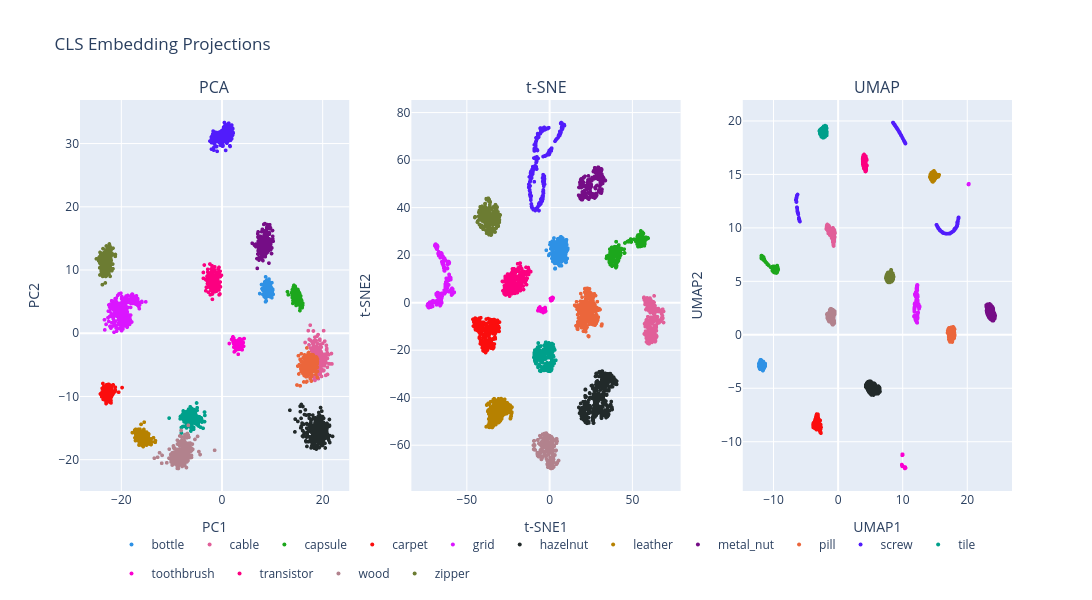

Notebook source saved alongside this figure:
### Code cell
pca_train = pca_2d[train_mask]
tsne_train = tsne_2d[train_mask]
umap_train = umap_2d[train_mask]

cls_fig = make_subplots(
    rows=1,
    cols=3,
    subplot_titles=("PCA", "t-SNE", "UMAP")
)

colors = px.colors.qualitative.Dark24

category_colors = {cat: colors[i % len(colors)] for i, cat in enumerate(categories)}
plot_meta = [("PCA", pca_train, 1), ("t-SNE", tsne_train, 2), ("UMAP", umap_train, 3)]

for idx, (method_name, coords, col) in enumerate(plot_meta):
    for category in categories:
        mask = train_meta["category"] == category

        cls_fig.add_trace(
            go.Scattergl(
                x=coords[mask, 0],
                y=coords[mask, 1],
                mode="markers",
                name=category,
                legendgroup=category,
                showlegend=(method_name == "PCA"),
                customdata=np.stack([
                    train_meta.loc[mask, "category"],
                    train_meta.loc[mask, "path"]
                ], axis=1),
                hovertemplate=(
                    "Category: %{customdata[0]}" +
                    "<br>Path: %{customdata[1]}" +
                    "<extra></extra>"
                ),
                marker=dict(
                    size=4,
                    color=category_colors[category]
                    )
            ),
            row=1,
            col=col
        )

cls_fig.update_xaxes(title_text="PC1", row=1, col=1)
cls_fig.update_yaxes(title_text="PC2", row=1, col=1)

cls_fig.update_xaxes(title_text="t-SNE1", row=1, col=2)
cls_fig.update_yaxes(title_text="t-SNE2", row=1, col=2)

cls_fig.update_xaxes(title_text="UMAP1", row=1, col=3)
cls_fig.update_yaxes(title_text="UMAP2", row=1, col=3)

cls_fig.update_layout(
    title="CLS Embedding Projections",
    width=1600, height=600,
    legend=dict(
        orientation="h",
        yanchor="top",
        y=-0.1,
        xanchor="center",
        x=0.5
    )
)

cls_fig.show()
cls_fig.write_image(IMAGE_DIR / "cls_embedding_comparison.svg")

### Figure 1 — Plotly figure (JSON) as saved in the notebook; plotly's stock layout.template omitted (floating-point values rounded to 4 significant figures; data arrays with more than 128 entries replaced by an {"elided": "..."} marker saying what was removed)
{"data": [{"customdata": {"elided": "209x2 str values"}, "hovertemplate": "Category: %{customdata[0]}<br>Path: %{customdata[1]}<extra></extra>", "legendgroup": "bottle", "marker": {"color": "#2E91E5", "size": 4}, "mode": "markers", "name": "bottle", "showlegend": true, "type": "scattergl", "x": {"elided": "209 float values"}, "xaxis": "x", "y": {"elided": "209 float values"}, "yaxis": "y"}, {"customdata": {"elided": "224x2 str values"}, "hovertemplate": "Category: %{customdata[0]}<br>Path: %{customdata[1]}<extra></extra>", "legendgroup": "cable", "marker": {"color": "#E15F99", "size": 4}, "mode": "markers", "name": "cable", "showlegend": true, "type": "scattergl", "x": {"elided": "224 float values"}, "xaxis": "x", "y": {"elided": "224 float values"}, "yaxis": "y"}, {"customdata": {"elided": "219x2 str values"}, "hovertemplate": "Category: %{customdata[0]}<br>Path: %{customdata[1]}<extra></extra>", "legendgroup": "capsule", "marker": {"color": "#1CA71C", "size": 4}, "mode": "markers", "name": "capsule", "showlegend": true, "type": "scattergl", "x": {"elided": "219 float values"}, "xaxis": "x", "y": {"elided": "219 float values"}, "yaxis": "y"}, {"customdata": {"elided": "280x2 str values"}, "hovertemplate": "Category: %{customdata[0]}<br>Path: %{customdata[1]}<extra></extra>", "legendgroup": "carpet", "marker": {"color": "#FB0D0D", "size": 4}, "mode": "markers", "name": "carpet", "showlegend": true, "type": "scattergl", "x": {"elided": "280 float values"}, "xaxis": "x", "y": {"elided": "280 float values"}, "yaxis": "y"}, {"customdata": {"elided": "264x2 str values"}, "hovertemplate": "Category: %{customdata[0]}<br>Path: %{customdata[1]}<extra></extra>", "legendgroup": "grid", "marker": {"color": "#DA16FF", "size": 4}, "mode": "markers", "name": "grid", "showlegend": true, "type": "scattergl", "x": {"elided": "264 float values"}, "xaxis": "x", "y": {"elided": "264 float values"}, "yaxis": "y"}, {"customdata": {"elided": "391x2 str values"}, "hovertemplate": "Category: %{customdata[0]}<br>Path: %{customdata[1]}<extra></extra>", "legendgroup": "hazelnut", "marker": {"color": "#222A2A", "size": 4}, "mode": "markers", "name": "hazelnut", "showlegend": true, "type": "scattergl", "x": {"elided": "391 float values"}, "xaxis": "x", "y": {"elided": "391 float values"}, "yaxis": "y"}, {"customdata": {"elided": "245x2 str values"}, "hovertemplate": "Category: %{customdata[0]}<br>Path: %{customdata[1]}<extra></extra>", "legendgroup": "leather", "marker": {"color": "#B68100", "size": 4}, "mode": "markers", "name": "leather", "showlegend": true, "type": "scattergl", "x": {"elided": "245 float values"}, "xaxis": "x", "y": {"elided": "245 float values"}, "yaxis": "y"}, {"customdata": {"elided": "220x2 str values"}, "hovertemplate": "Category: %{customdata[0]}<br>Path: %{customdata[1]}<extra></extra>", "legendgroup": "metal_nut", "marker": {"color": "#750D86", "size": 4}, "mode": "markers", "name": "metal_nut", "showlegend": true, "type": "scattergl", "x": {"elided": "220 float values"}, "xaxis": "x", "y": {"elided": "220 float values"}, "yaxis": "y"}, {"customdata": {"elided": "267x2 str values"}, "hovertemplate": "Category: %{customdata[0]}<br>Path: %{customdata[1]}<extra></extra>", "legendgroup": "pill", "marker": {"color": "#EB663B", "size": 4}, "mode": "markers", "name": "pill", "showlegend": true, "type": "scattergl", "x": {"elided": "267 float values"}, "xaxis": "x", "y": {"elided": "267 float values"}, "yaxis": "y"}, {"customdata": {"elided": "320x2 str values"}, "hovertemplate": "Category: %{customdata[0]}<br>Path: %{customdata[1]}<extra></extra>", "legendgroup": "screw", "marker": {"color": "#511CFB", "size": 4}, "mode": "markers", "name": "screw", "showlegend": true, "type": "scattergl", "x": {"elided": "320 float values"}, "xaxis": "x", "y": {"elided": "320 float values"}, "yaxis": "y"}, {"customdata": {"elided": "230x2 str values"}, "hovertemplate": "Category: %{customdata[0]}<br>Path: %{customdata[1]}<extra></extra>", "legendgroup": "tile", "marker": {"color": "#00A08B", "size": 4}, "mode": "markers", "name": "tile", "showlegend": true, "type": "scattergl", "x": {"elided": "230 float values"}, "xaxis": "x", "y": {"elided": "230 float values"}, "yaxis": "y"}, {"customdata": [["toothbrush", "data\\mvtec_ad\\toothbrush\\train\\good\\000.png"], ["toothbrush", "data\\mvtec_ad\\toothbrush\\train\\good\\001.png"], ["toothbrush", "data\\mvtec_ad\\toothbrush\\train\\good\\002.png"], ["toothbrush", "data\\mvtec_ad\\toothbrush\\train\\good\\003.png"], ["toothbrush", "data\\mvtec_ad\\toothbrush\\train\\good\\004.png"], ["toothbrush", "data\\mvtec_ad\\toothbrush\\train\\good\\005.png"], ["toothbrush", "data\\mvtec_ad\\toothbrush\\train\\good\\006.png"], ["toothbrush", "data\\mvtec_ad\\toothbrush\\train\\good\\007.png"], ["toothbrush", "data\\mvtec_ad\\toothbrush\\train\\good\\008.png"], ["toothbrush", "data\\mvtec_ad\\toothbrush\\train\\good\\009.png"], ["toothbrush", "data\\mvtec_ad\\toothbrush\\train\\good\\010.png"], ["toothbrush", "data\\mvtec_ad\\toothbrush\\train\\good\\011.png"], ["toothbrush", "data\\mvtec_ad\\toothbrush\\train\\good\\012.png"], ["toothbrush", "data\\mvtec_ad\\toothbrush\\train\\good\\013.png"], ["toothbrush", "data\\mvtec_ad\\toothbrush\\train\\good\\014.png"], ["toothbrush", "data\\mvtec_ad\\toothbrush\\train\\good\\015.png"], ["toothbrush", "data\\mvtec_ad\\toothbrush\\train\\good\\016.png"], ["toothbrush", "data\\mvtec_ad\\toothbrush\\train\\good\\017.png"], ["toothbrush", "data\\mvtec_ad\\toothbrush\\train\\good\\018.png"], ["toothbrush", "data\\mvtec_ad\\toothbrush\\train\\good\\019.png"], ["toothbrush", "data\\mvtec_ad\\toothbrush\\train\\good\\020.png"], ["toothbrush", "data\\mvtec_ad\\toothbrush\\train\\good\\021.png"], ["toothbrush", "data\\mvtec_ad\\toothbrush\\train\\good\\022.png"], ["toothbrush", "data\\mvtec_ad\\toothbrush\\train\\good\\023.png"], ["toothbrush", "data\\mvtec_ad\\toothbrush\\train\\good\\024.png"], ["toothbrush", "data\\mvtec_ad\\toothbrush\\train\\good\\025.png"], ["toothbrush", "data\\mvtec_ad\\toothbrush\\train\\good\\026.png"], ["toothbrush", "data\\mvtec_ad\\toothbrush\\train\\good\\027.png"], ["toothbrush", "data\\mvtec_ad\\toothbrush\\train\\good\\028.png"], ["toothbrush", "data\\mvtec_ad\\toothbrush\\train\\good\\029.png"], ["toothbrush", "data\\mvtec_ad\\toothbrush\\train\\good\\030.png"], ["toothbrush", "data\\mvtec_ad\\toothbrush\\train\\good\\031.png"], ["toothbrush", "data\\mvtec_ad\\toothbrush\\train\\good\\032.png"], ["toothbrush", "data\\mvtec_ad\\toothbrush\\train\\good\\033.png"], ["toothbrush", "data\\mvtec_ad\\toothbrush\\train\\good\\034.png"], ["toothbrush", "data\\mvtec_ad\\toothbrush\\train\\good\\035.png"], ["toothbrush", "data\\mvtec_ad\\toothbrush\\train\\good\\036.png"], ["toothbrush", "data\\mvtec_ad\\toothbrush\\train\\good\\037.png"], ["toothbrush", "data\\mvtec_ad\\toothbrush\\train\\good\\038.png"], ["toothbrush", "data\\mvtec_ad\\toothbrush\\train\\good\\039.png"], ["toothbrush", "data\\mvtec_ad\\toothbrush\\train\\good\\040.png"], ["toothbrush", "data\\mvtec_ad\\toothbrush\\train\\good\\041.png"], ["toothbrush", "data\\mvtec_ad\\toothbrush\\train\\good\\042.png"], ["toothbrush", "data\\mvtec_ad\\toothbrush\\train\\good\\043.png"], ["toothbrush", "data\\mvtec_ad\\toothbrush\\train\\good\\044.png"], ["toothbrush", "data\\mvtec_ad\\toothbrush\\train\\good\\045.png"], ["toothbrush", "data\\mvtec_ad\\toothbrush\\train\\good\\046.png"], ["toothbrush", "data\\mvtec_ad\\toothbrush\\train\\good\\047.png"], ["toothbrush", "data\\mvtec_ad\\toothbrush\\train\\good\\048.png"], ["toothbrush", "data\\mvtec_ad\\toothbrush\\train\\good\\049.png"], ["toothbrush", "data\\mvtec_ad\\toothbrush\\train\\good\\050.png"], ["toothbrush", "data\\mvtec_ad\\toothbrush\\train\\good\\051.png"], ["toothbrush", "data\\mvtec_ad\\toothbrush\\train\\good\\052.png"], ["toothbrush", "data\\mvtec_ad\\toothbrush\\train\\good\\053.png"], ["toothbrush", "data\\mvtec_ad\\toothbrush\\train\\good\\054.png"], ["toothbrush", "data\\mvtec_ad\\toothbrush\\train\\good\\055.png"], ["toothbrush", "data\\mvtec_ad\\toothbrush\\train\\good\\056.png"], ["toothbrush", "data\\mvtec_ad\\toothbrush\\train\\good\\057.png"], ["toothbrush", "data\\mvtec_ad\\toothbrush\\train\\good\\058.png"], ["toothbrush", "data\\mvtec_ad\\toothbrush\\train\\good\\059.png"]], "hovertemplate": "Category: %{customdata[0]}<br>Path: %{customdata[1]}<extra></extra>", "legendgroup": "toothbrush", "marker": {"color": "#FB00D1", "size": 4}, "mode": "markers", "name": "toothbrush", "showlegend": true, "type": "scattergl", "x": [3.384, 2.903, 2.809, 2.375, 2.233, 3.983, 3.675, 1.477, 2.632, 2.447, 2.248, 1.941, 2.678, 2.912, 2.703, 3.262, 2.496, 3.5, 2.198, 2.363, 3.39, 3.249, 3.24, 3.372, 3.436, 3.313, 2.465, 2.459, 3.522, 4.02, 4.324, 4.253, 2.38, 3.897, 2.682, 3.174, 4.418, 3.652, 3.164, 3.375, 3.932, 2.596, 3.974, 3.218, 3.769, 3.08, 3.301, 2.894, 2.856, 3.98, 2.645, 3.535, 2.69, 3.149, 2.265, 4.235, 3.537, 3.299, 3.247, 2.439], "xaxis": "x", "y": [-1.008, -1.247, -1.507, -1.692, -1.368, -0.9957, -1.341, -1.626, -2.002, -1.265, -1.344, -0.9773, -1.555, -2.02, -1.172, -1.383, -2.217, -0.9776, -0.5694, -0.7853, -1.745, -3.327, -2.171, -1.984, -1.86, -1.418, -2.944, -2.147, -1.653, -2.624, -2.064, -1.483, -2.21, -1.888, -2.127, -1.571, -0.8486, -1.917, -2.431, -1.46, -1.295, -1.91, -1.226, -2.051, -2.167, -2.42, -2.157, -1.423, -1.566, -2.339, -2.775, -0.8798, -1.663, -2.563, -1.429, -2.092, -2.52, -1.592, -1.918, -1.413], "yaxis": "y"}, {"customdata": {"elided": "213x2 str values"}, "hovertemplate": "Category: %{customdata[0]}<br>Path: %{customdata[1]}<extra></extra>", "legendgroup": "transistor", "marker": {"color": "#FC0080", "size": 4}, "mode": "markers", "name": "transistor", "showlegend": true, "type": "scattergl", "x": {"elided": "213 float values"}, "xaxis": "x", "y": {"elided": "213 float values"}, "yaxis": "y"}, {"customdata": {"elided": "247x2 str values"}, "hovertemplate": "Category: %{customdata[0]}<br>Path: %{customdata[1]}<extra></extra>", "legendgroup": "wood", "marker": {"color": "#B2828D", "size": 4}, "mode": "markers", "name": "wood", "showlegend": true, "type": "scattergl", "x": {"elided": "247 float values"}, "xaxis": "x", "y": {"elided": "247 float values"}, "yaxis": "y"}, {"customdata": {"elided": "240x2 str values"}, "hovertemplate": "Category: %{customdata[0]}<br>Path: %{customdata[1]}<extra></extra>", "legendgroup": "zipper", "marker": {"color": "#6C7C32", "size": 4}, "mode": "markers", "name": "zipper", "showlegend": true, "type": "scattergl", "x": {"elided": "240 float values"}, "xaxis": "x", "y": {"elided": "240 float values"}, "yaxis": "y"}, {"customdata": {"elided": "209x2 str values"}, "hovertemplate": "Category: %{customdata[0]}<br>Path: %{customdata[1]}<extra></extra>", "legendgroup": "bottle", "marker": {"color": "#2E91E5", "size": 4}, "mode": "markers", "name": "bottle", "showlegend": false, "type": "scattergl", "x": {"elided": "209 float values"}, "xaxis": "x2", "y": {"elided": "209 float values"}, "yaxis": "y2"}, {"customdata": {"elided": "224x2 str values"}, "hovertemplate": "Category: %{customdata[0]}<br>Path: %{customdata[1]}<extra></extra>", "legendgroup": "cable", "marker": {"color": "#E15F99", "size": 4}, "mode": "markers", "name": "cable", "showlegend": false, "type": "scattergl", "x": {"elided": "224 float values"}, "xaxis": "x2", "y": {"elided": "224 float values"}, "yaxis": "y2"}, {"customdata": {"elided": "219x2 str values"}, "hovertemplate": "Category: %{customdata[0]}<br>Path: %{customdata[1]}<extra></extra>", "legendgroup": "capsule", "marker": {"color": "#1CA71C", "size": 4}, "mode": "markers", "name": "capsule", "showlegend": false, "type": "scattergl", "x": {"elided": "219 float values"}, "xaxis": "x2", "y": {"elided": "219 float values"}, "yaxis": "y2"}, {"customdata": {"elided": "280x2 str values"}, "hovertemplate": "Category: %{customdata[0]}<br>Path: %{customdata[1]}<extra></extra>", "legendgroup": "carpet", "marker": {"color": "#FB0D0D", "size": 4}, "mode": "markers", "name": "carpet", "showlegend": false, "type": "scattergl", "x": {"elided": "280 float values"}, "xaxis": "x2", "y": {"elided": "280 float values"}, "yaxis": "y2"}, {"customdata": {"elided": "264x2 str values"}, "hovertemplate": "Category: %{customdata[0]}<br>Path: %{customdata[1]}<extra></extra>", "legendgroup": "grid", "marker": {"color": "#DA16FF", "size": 4}, "mode": "markers", "name": "grid", "showlegend": false, "type": "scattergl", "x": {"elided": "264 float values"}, "xaxis": "x2", "y": {"elided": "264 float values"}, "yaxis": "y2"}, {"customdata": {"elided": "391x2 str values"}, "hovertemplate": "Category: %{customdata[0]}<br>Path: %{customdata[1]}<extra></extra>", "legendgroup": "hazelnut", "marker": {"color": "#222A2A", "size": 4}, "mode": "markers", "name": "hazelnut", "showlegend": false, "type": "scattergl", "x": {"elided": "391 float values"}, "xaxis": "x2", "y": {"elided": "391 float values"}, "yaxis": "y2"}, {"customdata": {"elided": "245x2 str values"}, "hovertemplate": "Category: %{customdata[0]}<br>Path: %{customdata[1]}<extra></extra>", "legendgroup": "leather", "marker": {"color": "#B68100", "size": 4}, "mode": "markers", "name": "leather", "showlegend": false, "type": "scattergl", "x": {"elided": "245 float values"}, "xaxis": "x2", "y": {"elided": "245 float values"}, "yaxis": "y2"}, {"customdata": {"elided": "220x2 str values"}, "hovertemplate": "Category: %{customdata[0]}<br>Path: %{customdata[1]}<extra></extra>", "legendgroup": "metal_nut", "marker": {"color": "#750D86", "size": 4}, "mode": "markers", "name": "metal_nut", "showlegend": false, "type": "scattergl", "x": {"elided": "220 float values"}, "xaxis": "x2", "y": {"elided": "220 float values"}, "yaxis": "y2"}, {"customdata": {"elided": "267x2 str values"}, "hovertemplate": "Category: %{customdata[0]}<br>Path: %{customdata[1]}<extra></extra>", "legendgroup": "pill", "marker": {"color": "#EB663B", "size": 4}, "mode": "markers", "name": "pill", "showlegend": false, "type": "scattergl", "x": {"elided": "267 float values"}, "xaxis": "x2", "y": {"elided": "267 float values"}, "yaxis": "y2"}, {"customdata": {"elided": "320x2 str values"}, "hovertemplate": "Category: %{customdata[0]}<br>Path: %{customdata[1]}<extra></extra>", "legendgroup": "screw", "marker": {"color": "#511CFB", "size": 4}, "mode": "markers", "name": "screw", "showlegend": false, "type": "scattergl", "x": {"elided": "320 float values"}, "xaxis": "x2", "y": {"elided": "320 float values"}, "yaxis": "y2"}, {"customdata": {"elided": "230x2 str values"}, "hovertemplate": "Category: %{customdata[0]}<br>Path: %{customdata[1]}<extra></extra>", "legendgroup": "tile", "marker": {"color": "#00A08B", "size": 4}, "mode": "markers", "name": "tile", "showlegend": false, "type": "scattergl", "x": {"elided": "230 float values"}, "xaxis": "x2", "y": {"elided": "230 float values"}, "yaxis": "y2"}, {"customdata": [["toothbrush", "data\\mvtec_ad\\toothbrush\\train\\good\\000.png"], ["toothbrush", "data\\mvtec_ad\\toothbrush\\train\\good\\001.png"], ["toothbrush", "data\\mvtec_ad\\toothbrush\\train\\good\\002.png"], ["toothbrush", "data\\mvtec_ad\\toothbrush\\train\\good\\003.png"], ["toothbrush", "data\\mvtec_ad\\toothbrush\\train\\good\\004.png"], ["toothbrush", "data\\mvtec_ad\\toothbrush\\train\\good\\005.png"], ["toothbrush", "data\\mvtec_ad\\toothbrush\\train\\good\\006.png"], ["toothbrush", "data\\mvtec_ad\\toothbrush\\train\\good\\007.png"], ["toothbrush", "data\\mvtec_ad\\toothbrush\\train\\good\\008.png"], ["toothbrush", "data\\mvtec_ad\\toothbrush\\train\\good\\009.png"], ["toothbrush", "data\\mvtec_ad\\toothbrush\\train\\good\\010.png"], ["toothbrush", "data\\mvtec_ad\\toothbrush\\train\\good\\011.png"], ["toothbrush", "data\\mvtec_ad\\toothbrush\\train\\good\\012.png"], ["toothbrush", "data\\mvtec_ad\\toothbrush\\train\\good\\013.png"], ["toothbrush", "data\\mvtec_ad\\toothbrush\\train\\good\\014.png"], ["toothbrush", "data\\mvtec_ad\\toothbrush\\train\\good\\015.png"], ["toothbrush", "data\\mvtec_ad\\toothbrush\\train\\good\\016.png"], ["toothbrush", "data\\mvtec_ad\\toothbrush\\train\\good\\017.png"], ["toothbrush", "data\\mvtec_ad\\toothbrush\\train\\good\\018.png"], ["toothbrush", "data\\mvtec_ad\\toothbrush\\train\\good\\019.png"], ["toothbrush", "data\\mvtec_ad\\toothbrush\\train\\good\\020.png"], ["toothbrush", "data\\mvtec_ad\\toothbrush\\train\\good\\021.png"], ["toothbrush", "data\\mvtec_ad\\toothbrush\\train\\good\\022.png"], ["toothbrush", "data\\mvtec_ad\\toothbrush\\train\\good\\023.png"], ["toothbrush", "data\\mvtec_ad\\toothbrush\\train\\good\\024.png"], ["toothbrush", "data\\mvtec_ad\\toothbrush\\train\\good\\025.png"], ["toothbrush", "data\\mvtec_ad\\toothbrush\\train\\good\\026.png"], ["toothbrush", "data\\mvtec_ad\\toothbrush\\train\\good\\027.png"], ["toothbrush", "data\\mvtec_ad\\toothbrush\\train\\good\\028.png"], ["toothbrush", "data\\mvtec_ad\\toothbrush\\train\\good\\029.png"], ["toothbrush", "data\\mvtec_ad\\toothbrush\\train\\good\\030.png"], ["toothbrush", "data\\mvtec_ad\\toothbrush\\train\\good\\031.png"], ["toothbrush", "data\\mvtec_ad\\toothbrush\\train\\good\\032.png"], ["toothbrush", "data\\mvtec_ad\\toothbrush\\train\\good\\033.png"], ["toothbrush", "data\\mvtec_ad\\toothbrush\\train\\good\\034.png"], ["toothbrush", "data\\mvtec_ad\\toothbrush\\train\\good\\035.png"], ["toothbrush", "data\\mvtec_ad\\toothbrush\\train\\good\\036.png"], ["toothbrush", "data\\mvtec_ad\\toothbrush\\train\\good\\037.png"], ["toothbrush", "data\\mvtec_ad\\toothbrush\\train\\good\\038.png"], ["toothbrush", "data\\mvtec_ad\\toothbrush\\train\\good\\039.png"], ["toothbrush", "data\\mvtec_ad\\toothbrush\\train\\good\\040.png"], ["toothbrush", "data\\mvtec_ad\\toothbrush\\train\\good\\041.png"], ["toothbrush", "data\\mvtec_ad\\toothbrush\\train\\good\\042.png"], ["toothbrush", "data\\mvtec_ad\\toothbrush\\train\\good\\043.png"], ["toothbrush", "data\\mvtec_ad\\toothbrush\\train\\good\\044.png"], ["toothbrush", "data\\mvtec_ad\\toothbrush\\train\\good\\045.png"], ["toothbrush", "data\\mvtec_ad\\toothbrush\\train\\good\\046.png"], ["toothbrush", "data\\mvtec_ad\\toothbrush\\train\\good\\047.png"], ["toothbrush", "data\\mvtec_ad\\toothbrush\\train\\good\\048.png"], ["toothbrush", "data\\mvtec_ad\\toothbrush\\train\\good\\049.png"], ["toothbrush", "data\\mvtec_ad\\toothbrush\\train\\good\\050.png"], ["toothbrush", "data\\mvtec_ad\\toothbrush\\train\\good\\051.png"], ["toothbrush", "data\\mvtec_ad\\toothbrush\\train\\good\\052.png"], ["toothbrush", "data\\mvtec_ad\\toothbrush\\train\\good\\053.png"], ["toothbrush", "data\\mvtec_ad\\toothbrush\\train\\good\\054.png"], ["toothbrush", "data\\mvtec_ad\\toothbrush\\train\\good\\055.png"], ["toothbrush", "data\\mvtec_ad\\toothbrush\\train\\good\\056.png"], ["toothbrush", "data\\mvtec_ad\\toothbrush\\train\\good\\057.png"], ["toothbrush", "data\\mvtec_ad\\toothbrush\\train\\good\\058.png"], ["toothbrush", "data\\mvtec_ad\\toothbrush\\train\\good\\059.png"]], "hovertemplate": "Category: %{customdata[0]}<br>Path: %{customdata[1]}<extra></extra>", "legendgroup": "toothbrush", "marker": {"color": "#FB00D1", "size": 4}, "mode": "markers", "name": "toothbrush", "showlegend": false, "type": "scattergl", "x": [1.218, 1.19, 1.372, 2.019, 1.096, 0.8243, 1.683, 1.04, 1.65, 1.077, 1.294, 1.266, 1.261, 1.446, 1.897, 1.648, 2.381, 2.302, 1.737, 1.647, -2.363, -2.463, -3.627, -3.391, -2.705, -3.837, -2.523, -3.559, -2.393, -2.53, -2.799, -2.824, -2.433, -2.63, -2.108, -2.573, -3.281, -3.096, -3.613, -3.242, -5.608, -4.95, -5.63, -5.997, -6.311, -5.538, -5.096, -5.453, -5.786, -6.67, -5.583, -5.486, -5.728, -6.52, -5.198, -6.75, -5.979, -4.937, -5.738, -5.358], "xaxis": "x2", "y": [1.543, 1.172, 1.943, 2.185, 0.8241, 1.724, 1.324, 1.391, 1.208, 1.505, 1.432, 1.277, 0.9548, 0.9641, 1.823, 1.418, 2.056, 1.697, 1.017, 1.696, -2.773, -2.06, -3.978, -4.008, -3.554, -2.647, -3.809, -4.14, -3.345, -3.864, -2.683, -3.31, -2.602, -3.618, -3.579, -2.548, -2.779, -3.112, -4.133, -3.166, -2.687, -3.686, -3.08, -2.949, -2.362, -3.358, -3.379, -3.281, -3.184, -3.152, -1.839, -2.798, -3.062, -3.24, -3.016, -3.413, -2.334, -3.499, -3.041, -2.372], "yaxis": "y2"}, {"customdata": {"elided": "213x2 str values"}, "hovertemplate": "Category: %{customdata[0]}<br>Path: %{customdata[1]}<extra></extra>", "legendgroup": "transistor", "marker": {"color": "#FC0080", "size": 4}, "mode": "markers", "name": "transistor", "showlegend": false, "type": "scattergl", "x": {"elided": "213 float values"}, "xaxis": "x2", "y": {"elided": "213 float values"}, "yaxis": "y2"}, {"customdata": {"elided": "247x2 str values"}, "hovertemplate": "Category: %{customdata[0]}<br>Path: %{customdata[1]}<extra></extra>", "legendgroup": "wood", "marker": {"color": "#B2828D", "size": 4}, "mode": "markers", "name": "wood", "showlegend": false, "type": "scattergl", "x": {"elided": "247 float values"}, "xaxis": "x2", "y": {"elided": "247 float values"}, "yaxis": "y2"}, {"customdata": {"elided": "240x2 str values"}, "hovertemplate": "Category: %{customdata[0]}<br>Path: %{customdata[1]}<extra></extra>", "legendgroup": "zipper", "marker": {"color": "#6C7C32", "size": 4}, "mode": "markers", "name": "zipper", "showlegend": false, "type": "scattergl", "x": {"elided": "240 float values"}, "xaxis": "x2", "y": {"elided": "240 float values"}, "yaxis": "y2"}, {"customdata": {"elided": "209x2 str values"}, "hovertemplate": "Category: %{customdata[0]}<br>Path: %{customdata[1]}<extra></extra>", "legendgroup": "bottle", "marker": {"color": "#2E91E5", "size": 4}, "mode": "markers", "name": "bottle", "showlegend": false, "type": "scattergl", "x": {"elided": "209 float values"}, "xaxis": "x3", "y": {"elided": "209 float values"}, "yaxis": "y3"}, {"customdata": {"elided": "224x2 str values"}, "hovertemplate": "Category: %{customdata[0]}<br>Path: %{customdata[1]}<extra></extra>", "legendgroup": "cable", "marker": {"color": "#E15F99", "size": 4}, "mode": "markers", "name": "cable", "showlegend": false, "type": "scattergl", "x": {"elided": "224 float values"}, "xaxis": "x3", "y": {"elided": "224 float values"}, "yaxis": "y3"}, {"customdata": {"elided": "219x2 str values"}, "hovertemplate": "Category: %{customdata[0]}<br>Path: %{customdata[1]}<extra></extra>", "legendgroup": "capsule", "marker": {"color": "#1CA71C", "size": 4}, "mode": "markers", "name": "capsule", "showlegend": false, "type": "scattergl", "x": {"elided": "219 float values"}, "xaxis": "x3", "y": {"elided": "219 float values"}, "yaxis": "y3"}, {"customdata": {"elided": "280x2 str values"}, "hovertemplate": "Category: %{customdata[0]}<br>Path: %{customdata[1]}<extra></extra>", "legendgroup": "carpet", "marker": {"color": "#FB0D0D", "size": 4}, "mode": "markers", "name": "carpet", "showlegend": false, "type": "scattergl", "x": {"elided": "280 float values"}, "xaxis": "x3", "y": {"elided": "280 float values"}, "yaxis": "y3"}, {"customdata": {"elided": "264x2 str values"}, "hovertemplate": "Category: %{customdata[0]}<br>Path: %{customdata[1]}<extra></extra>", "legendgroup": "grid", "marker": {"color": "#DA16FF", "size": 4}, "mode": "markers", "name": "grid", "showlegend": false, "type": "scattergl", "x": {"elided": "264 float values"}, "xaxis": "x3", "y": {"elided": "264 float values"}, "yaxis": "y3"}, {"customdata": {"elided": "391x2 str values"}, "hovertemplate": "Category: %{customdata[0]}<br>Path: %{customdata[1]}<extra></extra>", "legendgroup": "hazelnut", "marker": {"color": "#222A2A", "size": 4}, "mode": "markers", "name": "hazelnut", "showlegend": false, "type": "scattergl", "x": {"elided": "391 float values"}, "xaxis": "x3", "y": {"elided": "391 float values"}, "yaxis": "y3"}, {"customdata": {"elided": "245x2 str values"}, "hovertemplate": "Category: %{customdata[0]}<br>Path: %{customdata[1]}<extra></extra>", "legendgroup": "leather", "marker": {"color": "#B68100", "size": 4}, "mode": "markers", "name": "leather", "showlegend": false, "type": "scattergl", "x": {"elided": "245 float values"}, "xaxis": "x3", "y": {"elided": "245 float values"}, "yaxis": "y3"}, {"customdata": {"elided": "220x2 str values"}, "hovertemplate": "Category: %{customdata[0]}<br>Path: %{customdata[1]}<extra></extra>", "legendgroup": "metal_nut", "marker": {"color": "#750D86", "size": 4}, "mode": "markers", "name": "metal_nut", "showlegend": false, "type": "scattergl", "x": {"elided": "220 float values"}, "xaxis": "x3", "y": {"elided": "220 float values"}, "yaxis": "y3"}, {"customdata": {"elided": "267x2 str values"}, "hovertemplate": "Category: %{customdata[0]}<br>Path: %{customdata[1]}<extra></extra>", "legendgroup": "pill", "marker": {"color": "#EB663B", "size": 4}, "mode": "markers", "name": "pill", "showlegend": false, "type": "scattergl", "x": {"elided": "267 float values"}, "xaxis": "x3", "y": {"elided": "267 float values"}, "yaxis": "y3"}, {"customdata": {"elided": "320x2 str values"}, "hovertemplate": "Category: %{customdata[0]}<br>Path: %{customdata[1]}<extra></extra>", "legendgroup": "screw", "marker": {"color": "#511CFB", "size": 4}, "mode": "markers", "name": "screw", "showlegend": false, "type": "scattergl", "x": {"elided": "320 float values"}, "xaxis": "x3", "y": {"elided": "320 float values"}, "yaxis": "y3"}, {"customdata": {"elided": "230x2 str values"}, "hovertemplate": "Category: %{customdata[0]}<br>Path: %{customdata[1]}<extra></extra>", "legendgroup": "tile", "marker": {"color": "#00A08B", "size": 4}, "mode": "markers", "name": "tile", "showlegend": false, "type": "scattergl", "x": {"elided": "230 float values"}, "xaxis": "x3", "y": {"elided": "230 float values"}, "yaxis": "y3"}, {"customdata": [["toothbrush", "data\\mvtec_ad\\toothbrush\\train\\good\\000.png"], ["toothbrush", "data\\mvtec_ad\\toothbrush\\train\\good\\001.png"], ["toothbrush", "data\\mvtec_ad\\toothbrush\\train\\good\\002.png"], ["toothbrush", "data\\mvtec_ad\\toothbrush\\train\\good\\003.png"], ["toothbrush", "data\\mvtec_ad\\toothbrush\\train\\good\\004.png"], ["toothbrush", "data\\mvtec_ad\\toothbrush\\train\\good\\005.png"], ["toothbrush", "data\\mvtec_ad\\toothbrush\\train\\good\\006.png"], ["toothbrush", "data\\mvtec_ad\\toothbrush\\train\\good\\007.png"], ["toothbrush", "data\\mvtec_ad\\toothbrush\\train\\good\\008.png"], ["toothbrush", "data\\mvtec_ad\\toothbrush\\train\\good\\009.png"], ["toothbrush", "data\\mvtec_ad\\toothbrush\\train\\good\\010.png"], ["toothbrush", "data\\mvtec_ad\\toothbrush\\train\\good\\011.png"], ["toothbrush", "data\\mvtec_ad\\toothbrush\\train\\good\\012.png"], ["toothbrush", "data\\mvtec_ad\\toothbrush\\train\\good\\013.png"], ["toothbrush", "data\\mvtec_ad\\toothbrush\\train\\good\\014.png"], ["toothbrush", "data\\mvtec_ad\\toothbrush\\train\\good\\015.png"], ["toothbrush", "data\\mvtec_ad\\toothbrush\\train\\good\\016.png"], ["toothbrush", "data\\mvtec_ad\\toothbrush\\train\\good\\017.png"], ["toothbrush", "data\\mvtec_ad\\toothbrush\\train\\good\\018.png"], ["toothbrush", "data\\mvtec_ad\\toothbrush\\train\\good\\019.png"], ["toothbrush", "data\\mvtec_ad\\toothbrush\\train\\good\\020.png"], ["toothbrush", "data\\mvtec_ad\\toothbrush\\train\\good\\021.png"], ["toothbrush", "data\\mvtec_ad\\toothbrush\\train\\good\\022.png"], ["toothbrush", "data\\mvtec_ad\\toothbrush\\train\\good\\023.png"], ["toothbrush", "data\\mvtec_ad\\toothbrush\\train\\good\\024.png"], ["toothbrush", "data\\mvtec_ad\\toothbrush\\train\\good\\025.png"], ["toothbrush", "data\\mvtec_ad\\toothbrush\\train\\good\\026.png"], ["toothbrush", "data\\mvtec_ad\\toothbrush\\train\\good\\027.png"], ["toothbrush", "data\\mvtec_ad\\toothbrush\\train\\good\\028.png"], ["toothbrush", "data\\mvtec_ad\\toothbrush\\train\\good\\029.png"], ["toothbrush", "data\\mvtec_ad\\toothbrush\\train\\good\\030.png"], ["toothbrush", "data\\mvtec_ad\\toothbrush\\train\\good\\031.png"], ["toothbrush", "data\\mvtec_ad\\toothbrush\\train\\good\\032.png"], ["toothbrush", "data\\mvtec_ad\\toothbrush\\train\\good\\033.png"], ["toothbrush", "data\\mvtec_ad\\toothbrush\\train\\good\\034.png"], ["toothbrush", "data\\mvtec_ad\\toothbrush\\train\\good\\035.png"], ["toothbrush", "data\\mvtec_ad\\toothbrush\\train\\good\\036.png"], ["toothbrush", "data\\mvtec_ad\\toothbrush\\train\\good\\037.png"], ["toothbrush", "data\\mvtec_ad\\toothbrush\\train\\good\\038.png"], ["toothbrush", "data\\mvtec_ad\\toothbrush\\train\\good\\039.png"], ["toothbrush", "data\\mvtec_ad\\toothbrush\\train\\good\\040.png"], ["toothbrush", "data\\mvtec_ad\\toothbrush\\train\\good\\041.png"], ["toothbrush", "data\\mvtec_ad\\toothbrush\\train\\good\\042.png"], ["toothbrush", "data\\mvtec_ad\\toothbrush\\train\\good\\043.png"], ["toothbrush", "data\\mvtec_ad\\toothbrush\\train\\good\\044.png"], ["toothbrush", "data\\mvtec_ad\\toothbrush\\train\\good\\045.png"], ["toothbrush", "data\\mvtec_ad\\toothbrush\\train\\good\\046.png"], ["toothbrush", "data\\mvtec_ad\\toothbrush\\train\\good\\047.png"], ["toothbrush", "data\\mvtec_ad\\toothbrush\\train\\good\\048.png"], ["toothbrush", "data\\mvtec_ad\\toothbrush\\train\\good\\049.png"], ["toothbrush", "data\\mvtec_ad\\toothbrush\\train\\good\\050.png"], ["toothbrush", "data\\mvtec_ad\\toothbrush\\train\\good\\051.png"], ["toothbrush", "data\\mvtec_ad\\toothbrush\\train\\good\\052.png"], ["toothbrush", "data\\mvtec_ad\\toothbrush\\train\\good\\053.png"], ["toothbrush", "data\\mvtec_ad\\toothbrush\\train\\good\\054.png"], ["toothbrush", "data\\mvtec_ad\\toothbrush\\train\\good\\055.png"], ["toothbrush", "data\\mvtec_ad\\toothbrush\\train\\good\\056.png"], ["toothbrush", "data\\mvtec_ad\\toothbrush\\train\\good\\057.png"], ["toothbrush", "data\\mvtec_ad\\toothbrush\\train\\good\\058.png"], ["toothbrush", "data\\mvtec_ad\\toothbrush\\train\\good\\059.png"]], "hovertemplate": "Category: %{customdata[0]}<br>Path: %{customdata[1]}<extra></extra>", "legendgroup": "toothbrush", "marker": {"color": "#FB00D1", "size": 4}, "mode": "markers", "name": "toothbrush", "showlegend": false, "type": "scattergl", "x": [10.02, 10.01, 10.04, 10.02, 10.01, 10.03, 10.01, 10.02, 10.01, 10.04, 9.982, 10.04, 10.03, 10.01, 10.02, 10.02, 10.01, 10.01, 10.01, 10.05, 9.984, 9.931, 10.05, 10.0, 9.983, 10.07, 9.978, 10.02, 9.967, 9.982, 9.993, 9.967, 9.951, 9.992, 9.971, 9.961, 9.965, 9.965, 10.01, 9.978, 10.44, 10.4, 10.48, 10.47, 10.42, 10.43, 10.41, 10.43, 10.47, 10.5, 10.41, 10.43, 10.45, 10.49, 10.4, 10.47, 10.45, 10.41, 10.48, 10.41], "xaxis": "x3", "y": [-11.22, -11.23, -11.2, -11.2, -11.2, -11.26, -11.22, -11.23, -11.23, -11.24, -11.27, -11.23, -11.23, -11.21, -11.19, -11.24, -11.18, -11.19, -11.21, -11.17, -12.21, -12.14, -12.3, -12.29, -12.25, -12.28, -12.25, -12.27, -12.22, -12.3, -12.25, -12.23, -12.18, -12.26, -12.24, -12.2, -12.25, -12.23, -12.29, -12.23, -12.41, -12.41, -12.45, -12.45, -12.38, -12.42, -12.43, -12.43, -12.44, -12.45, -12.38, -12.41, -12.43, -12.45, -12.5, -12.44, -12.37, -12.41, -12.44, -12.39], "yaxis": "y3"}, {"customdata": {"elided": "213x2 str values"}, "hovertemplate": "Category: %{customdata[0]}<br>Path: %{customdata[1]}<extra></extra>", "legendgroup": "transistor", "marker": {"color": "#FC0080", "size": 4}, "mode": "markers", "name": "transistor", "showlegend": false, "type": "scattergl", "x": {"elided": "213 float values"}, "xaxis": "x3", "y": {"elided": "213 float values"}, "yaxis": "y3"}, {"customdata": {"elided": "247x2 str values"}, "hovertemplate": "Category: %{customdata[0]}<br>Path: %{customdata[1]}<extra></extra>", "legendgroup": "wood", "marker": {"color": "#B2828D", "size": 4}, "mode": "markers", "name": "wood", "showlegend": false, "type": "scattergl", "x": {"elided": "247 float values"}, "xaxis": "x3", "y": {"elided": "247 float values"}, "yaxis": "y3"}, {"customdata": {"elided": "240x2 str values"}, "hovertemplate": "Category: %{customdata[0]}<br>Path: %{customdata[1]}<extra></extra>", "legendgroup": "zipper", "marker": {"color": "#6C7C32", "size": 4}, "mode": "markers", "name": "zipper", "showlegend": false, "type": "scattergl", "x": {"elided": "240 float values"}, "xaxis": "x3", "y": {"elided": "240 float values"}, "yaxis": "y3"}], "layout": {"annotations": [{"font": {"size": 16}, "showarrow": false, "text": "PCA", "x": 0.1444, "xanchor": "center", "xref": "paper", "y": 1, "yanchor": "bottom", "yref": "paper"}, {"font": {"size": 16}, "showarrow": false, "text": "t-SNE", "x": 0.5, "xanchor": "center", "xref": "paper", "y": 1, "yanchor": "bottom", "yref": "paper"}, {"font": {"size": 16}, "showarrow": false, "text": "UMAP", "x": 0.8556, "xanchor": "center", "xref": "paper", "y": 1, "yanchor": "bottom", "yref": "paper"}], "height": 600, "legend": {"orientation": "h", "x": 0.5, "xanchor": "center", "y": -0.1, "yanchor": "top"}, "title": {"text": "CLS Embedding Projections"}, "width": 1600, "xaxis": {"anchor": "y", "domain": [0, 0.2889], "title": {"text": "PC1"}}, "xaxis2": {"anchor": "y2", "domain": [0.3556, 0.6444], "title": {"text": "t-SNE1"}}, "xaxis3": {"anchor": "y3", "domain": [0.7111, 1], "title": {"text": "UMAP1"}}, "yaxis": {"anchor": "x", "domain": [0, 1], "title": {"text": "PC2"}}, "yaxis2": {"anchor": "x2", "domain": [0, 1], "title": {"text": "t-SNE2"}}, "yaxis3": {"anchor": "x3", "domain": [0, 1], "title": {"text": "UMAP2"}}}}
